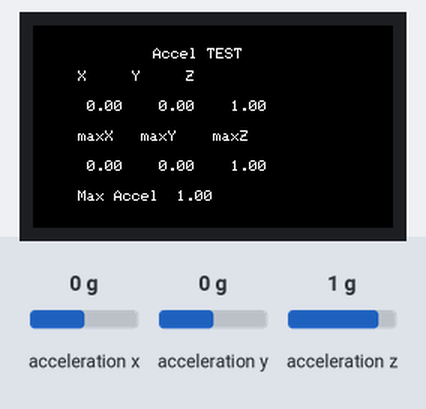
The sketch below on a simulated ESP32. Shown: 240×135 colour display. The test bench sets the inputs (shaded band); at power-on: acceleration x 0 g, acceleration y 0 g, acceleration z 1 g.

Above: at 1.3 s.
1.4 s: acceleration x set to -1.4 g
At 2.7 s:
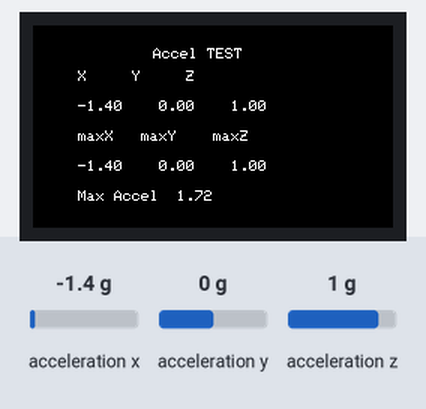
3.0 s: acceleration y set to -1.4 g
At 3.4 s:
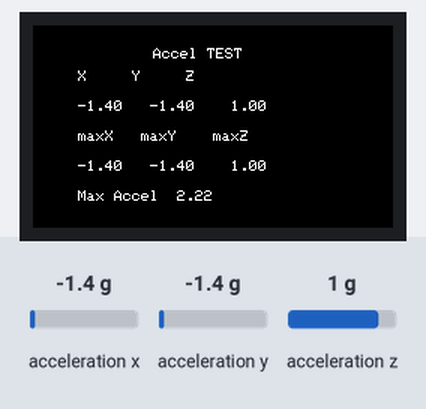
4.5 s: acceleration z set to -1.4 g
At 5.3 s:
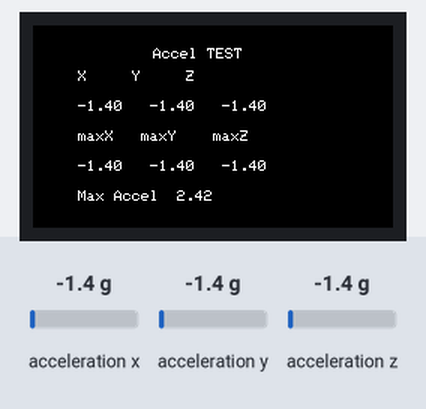
6.0 s: acceleration x set to -0.8 g
At 7.2 s:
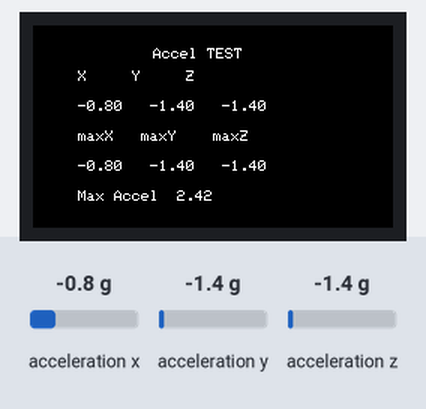
Timing chart, 0 to 8.5 s (numbered marks = the images above; inputs shaded):
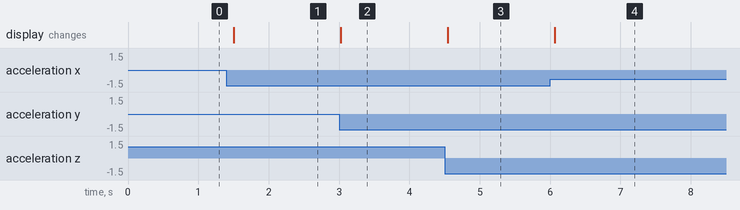

Measured:
- after the input at 1.4 s, the display: changes after 0.10 s (image 1)
- after the input at 3.0 s, the display: changes at once (image 2)
- after the input at 4.5 s, the display: changes at once (image 3)
- after the input at 6.0 s, the display: changes after 0.06 s (image 4)

The sketch:

M5StickC_IMU_Sensors.ino
```cpp
/*Describe: M5StickC IMU Sensors
 * Class: CSC230
 * Prof: Matthew Prater
 * Date: 4/23/2022
 * Created by: Samuel Dubuisson.
 * Email: samdubui@uat.edu
 *
 *
*/

#include <M5StickCPlus.h>

float accX = 0.0F;
float accY = 0.0F;
float accZ = 0.0F;

float maxX = 0.0F;
float maxY = 0.0F;
float maxZ = 0.0F;

float maxAccVec = 0.0F;

void setup() {

M5.begin();
M5.Imu.Init();
M5.Lcd.setRotation(3);
M5.Lcd.fillScreen(BLACK);
M5.Lcd.setTextSize(1);
M5.Lcd.setCursor(80, 15);
M5.Lcd.println("Accel TEST");
M5.Lcd.setCursor(30, 30);
M5.Lcd.println("X     Y     Z");
M5.Lcd.setCursor(30, 70);
M5.Lcd.println("maxX   maxY    maxZ");


}

void loop() {
  static float temp = 0;

  M5.IMU.getAccelData(&accX,&accY,&accZ);
  M5.Lcd.setCursor(30, 50);
  M5.Lcd.printf("%5.2f   %5.2f   %5.2f  ", accX,  accY,  accZ);


  if(accX > maxX){
    maxX = accX;
  }
  if(accY > maxY){
    maxY = accY;
  }
    if(accZ > maxZ){
    maxZ = accZ;
  }

  M5.Lcd.setCursor(30, 90);
  M5.Lcd.printf("%5.2f   %5.2f   %5.2f  ", accX,  accY,  accZ);

  if(M5.BtnA.wasPressed()) {
     maxX = 0.0F;
     maxY = 0.0F;
     maxZ = 0.0F;
  }

  float xSq = sq(accX);
  float ySq = sq(accY);
  float zSq = sq(accZ);

  float accVec = sqrt(xSq + ySq + zSq);
  if(accVec > maxAccVec) {
    maxAccVec = accVec;
  }

  M5.Lcd.setCursor(30, 110);
  M5.Lcd.printf("Max Accel %5.2f  ", maxAccVec);

  delay(100);

}
```
